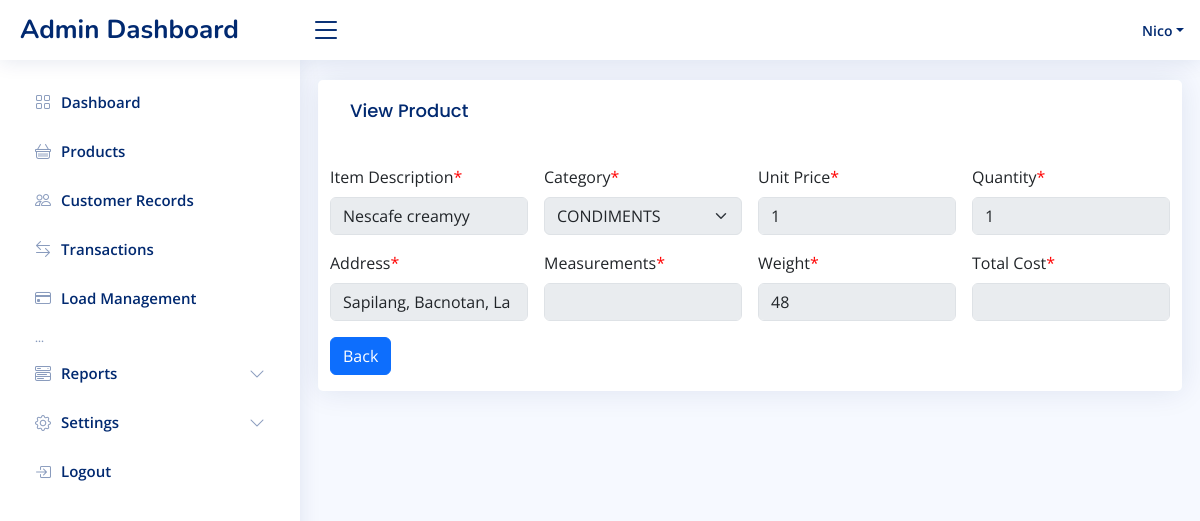
Page /products/viewProduct.php?id=49 (signed in) on the committed database.
### tables this page shows
CREATE TABLE `products` (
  `id` int(255) NOT NULL AUTO_INCREMENT,
  `image` blob NOT NULL,
  `item` varchar(255) NOT NULL,
  `unit_price` varchar(255) NOT NULL,
  `quantity` varchar(255) NOT NULL,
  `category_id` int(25) unsigned NOT NULL,
  `weight` int(255) NOT NULL,
  `barcode` varchar(255) NOT NULL,
  PRIMARY KEY (`id`),
  KEY `category_id` (`category_id`)
);

### products/viewProduct.php (the view, shortened to what this page needs)
<?php
include "../db_conn.php";
$id = $_GET['id'];
$sql = "SELECT * FROM products WHERE id = '$id'";
$result = $con->query($sql);
$product = $result->fetch_assoc();
include '../includes/header.php';
include '../includes/navbar.php';
include '../includes/sidebar.php';
?>
<main id="main" class="main">
    <section class="section dashboard">
        <div class="row">
            <div class="card">
                <div class="card-body">
                    <h5 class="card-title">View Product</h5>
                </div>
                <form class="row g-3 needs-validation" action="../products/update_product.php?id=<?php echo $id; ?>" method="post" enctype="multipart/form-data">
                    <div class="col-md-3 position-relative">
                        <label class="form-label">Item Description<font color="red">*</font></label>
                        <input type="text" class="form-control" id="validationTooltip01" disabled name="item" required autofocus="autofocus" value="<?php echo $product['item']; ?>">
                    </div>
                    <div class="col-md-3 position-relative">
                        <label class="form-label">Category<font color="red">*</font></label>
                        <select class="form-select" aria-label="Default select example" disabled name="category_id" id="category_id" required>
                            <?php
                            $categorySql = "SELECT * FROM categories";
                            $categoryResult = $con->query($categorySql);
                            while ($categoryRow = $categoryResult->fetch_assoc()) {
                                $categoryId = $categoryRow["category_id"];
                                $categoryName = $categoryRow["category_name"];
                                $selected = ($categoryId == $product['category_id']) ? 'selected' : '';
                                echo "<option value=\"$categoryId\" $selected>$categoryName</option>";
                            }
                            ?>
                        </select>
                    </div>
                    <div class="col-md-3 position-relative">
                        <label class="form-label">Unit Price<font color="red">*</font></label>
                        <input class="form-control input-sm" id="unit_price" step="any" disabled name="unit_price" required autofocus="autofocus" placeholder="&#8369 Price" type="number" value="<?php echo $product['unit_price']; ?>">
                    </div>
                    <div class="col-md-3 position-relative">
                        <label class="form-label">Quantity<font color="red">*</font></label>
                        <input class="form-control input-sm" disabled id="quantity" step="any" name="quantity" required autofocus="autofocus" placeholder="Quantity" type="number" value="<?php echo $product['quantity']; ?>">
                    </div>
                    <div class="col-md-3 position-relative">
                <label class="form-label">Address<font color="red">*</font></label>
                <input class="form-control input-sm" id="quantity" disabled name="Address" required autofocus="autofocus" placeholder="Quantity" type="text" value="Sapilang, Bacnotan, La Union" disabled>
            </div>
                    <div class="col-md-3 position-relative">
                    <label class="form-label">Measurements<font color="red">*</font></label>
                    <input type="text" class="form-control" disabled id="validationTooltip01" name="measurements" value="<?php echo $product['measurements']; ?>" required autofocus="autofocus">
                </div>
                    <div class="col-md-3 position-relative">
                        <label class="form-label">Weight<font color="red">*</font></label>
                        <input type="text" class="form-control" id="weight" disabled name="weight" required autofocus="autofocus" value="<?php echo $product['weight']; ?>">
                    </div>
                    <div class="col-md-3 position-relative">
                    <label class="form-label">Total Cost<font color="red">*</font></label>
                    <input type="text" class="form-control" id="validationTooltip01" disabled name="total_cost"  required autofocus="autofocus" value="<?php echo $product['total_cost']; ?>">
                </div>
                    <div class="form-group">
                        <div class="col-md-8">
                            <div class="col-md-12">
                                <a href="tbl_products.php" class="btn btn-primary mb-3">Back</a>
                            </div>
                        </div>
                    </div>
                </form>
            </div>
        </div>
    </section>
</main>
<?php include '../includes/footer.php'; ?>

### assets/css/style.css (style rules this page uses)
:root { scroll-behavior: smooth; }
body { font-family: "Open Sans", sans-serif; background: #f6f9ff; color: #444444; }
a { color: #4154f1; text-decoration: none; }
h1, h2, h3, h4, h5, h6 { font-family: "Nunito", sans-serif; }
#main { margin-top: 60px; padding: 20px 30px; transition: all 0.3s; }
.card { margin-bottom: 30px; border: none; border-radius: 5px; box-shadow: 0px 0 30px rgba(1, 41, 112, 0.1); }
.card-title { padding: 20px 0 15px 0; font-size: 18px; font-weight: 500; color: #012970; font-family: "Poppins", sans-serif; }
.card-body { padding: 0 20px 20px 20px; }
@media (min-width: 1200px) { #main, #footer { margin-left: 300px; } }

### rows in the picture
products: item "Nescafe creamyy", unit_price "1", quantity "1", weight "48"

### other values in the picture
$_SESSION['name'] "Nico"
form field category_id "CONDIMENTS"
